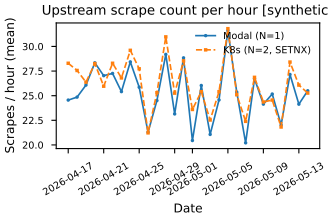

Reproduce this figure in Python.
#!/usr/bin/env python3
"""
scrape_count.py — Modal (N=1) vs K8s (N=2) upstream scrape count per hour.

Reads daily rollups from ../data/phase1/*.json. When no rollups exist yet
(Phase 1.0 scaffold validation), falls back to plausible synthetic data so
`pnpm paper:build` works out of the box.

JSON rollup shape (one per day):
    {
      "date": "2026-04-17",
      "scrape_count_modal": <int>,
      "scrape_count_k8s":   <int>,
      ...
    }
"""
from __future__ import annotations

import glob
import json
import sys
from pathlib import Path

import matplotlib.pyplot as plt
import numpy as np
import pandas as pd

HERE = Path(__file__).resolve().parent
DATA_GLOB = HERE.parent / "data" / "phase1" / "*.json"
OUT_PDF = HERE / "scrape_count.pdf"

PUB_STYLE = "seaborn-v0_8-paper"
FIGSIZE = (3.3, 2.2)  # single-column
DPI = 300


def load_real() -> pd.DataFrame | None:
    files = sorted(glob.glob(str(DATA_GLOB)))
    if not files:
        return None
    rows = []
    for f in files:
        with open(f) as fh:
            r = json.load(fh)
        rows.append(
            {
                "date": pd.to_datetime(r["date"]),
                "modal": r.get("scrape_count_modal", np.nan),
                "k8s": r.get("scrape_count_k8s", np.nan),
            }
        )
    return pd.DataFrame(rows).sort_values("date").reset_index(drop=True)


def load_synthetic() -> pd.DataFrame:
    """Plausible 28-day shadow-bake synthetic series."""
    rng = np.random.default_rng(seed=20260417)
    dates = pd.date_range("2026-04-17", periods=28, freq="D")
    # Modal N=1: ~1 scrape per TTL per hour, 24 per day, +noise.
    modal = rng.normal(loc=26, scale=3, size=28).clip(min=10)
    # K8s N=2 WITH SETNX single-flight: should track Modal closely.
    k8s = modal + rng.normal(loc=1.2, scale=1.0, size=28)
    return pd.DataFrame({"date": dates, "modal": modal, "k8s": k8s})


def main() -> int:
    df = load_real()
    synthetic = df is None
    if synthetic:
        print("[scrape_count] no real data; using synthetic fallback.",
              file=sys.stderr)
        df = load_synthetic()

    try:
        plt.style.use(PUB_STYLE)
    except OSError:
        plt.style.use("fast")

    fig, ax = plt.subplots(figsize=FIGSIZE, constrained_layout=True)
    ax.plot(df["date"], df["modal"], label="Modal (N=1)", linewidth=1.2,
            marker="o", markersize=2.5)
    ax.plot(df["date"], df["k8s"], label="K8s (N=2, SETNX)",
            linewidth=1.2, marker="s", markersize=2.5, linestyle="--")
    ax.set_xlabel("Date")
    ax.set_ylabel("Scrapes / hour (mean)")
    ax.set_title("Upstream scrape count per hour"
                 + (" [synthetic]" if synthetic else ""))
    ax.legend(loc="best", frameon=False, fontsize=7)
    ax.tick_params(axis="x", labelrotation=30, labelsize=7)
    ax.tick_params(axis="y", labelsize=7)
    fig.savefig(OUT_PDF, dpi=DPI, format="pdf")
    print(f"[scrape_count] wrote {OUT_PDF}", file=sys.stderr)
    return 0


if __name__ == "__main__":
    raise SystemExit(main())
